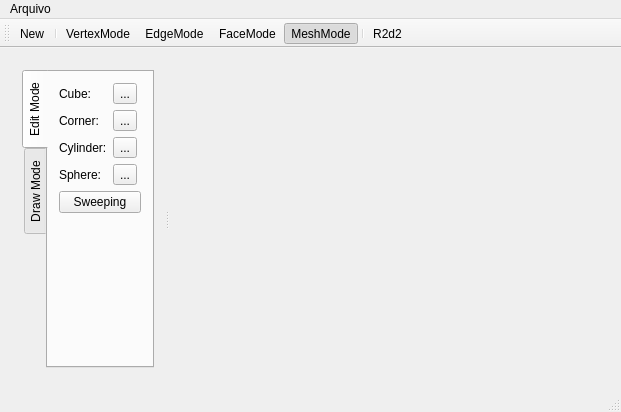
<?xml version="1.0" encoding="UTF-8"?>
<ui version="4.0">
 <class>MainWindow</class>
 <widget class="QMainWindow" name="MainWindow">
  <property name="geometry">
   <rect>
    <x>0</x>
    <y>0</y>
    <width>621</width>
    <height>412</height>
   </rect>
  </property>
  <property name="windowTitle">
   <string>BRep</string>
  </property>
  <property name="tabShape">
   <enum>QTabWidget::Triangular</enum>
  </property>
  <widget class="QWidget" name="centralWidget">
   <layout class="QHBoxLayout" name="horizontalLayout">
    <item>
     <widget class="QSplitter" name="splitter">
      <property name="orientation">
       <enum>Qt::Horizontal</enum>
      </property>
      <widget class="QWidget" name="layoutWidget">
       <layout class="QVBoxLayout" name="verticalLayout">
        <item>
         <widget class="QTabWidget" name="tabWidget">
          <property name="sizePolicy">
           <sizepolicy hsizetype="Expanding" vsizetype="Preferred">
            <horstretch>0</horstretch>
            <verstretch>0</verstretch>
           </sizepolicy>
          </property>
          <property name="tabPosition">
           <enum>QTabWidget::West</enum>
          </property>
          <property name="currentIndex">
           <number>0</number>
          </property>
          <widget class="QWidget" name="tab_3">
           <attribute name="title">
            <string>Edit Mode</string>
           </attribute>
           <layout class="QVBoxLayout" name="verticalLayout_2">
            <item>
             <layout class="QFormLayout" name="formLayout">
              <item row="0" column="0">
               <widget class="QLabel" name="label">
                <property name="text">
                 <string>Cube:</string>
                </property>
               </widget>
              </item>
              <item row="0" column="1">
               <widget class="QToolButton" name="cubeButton">
                <property name="text">
                 <string>...</string>
                </property>
                <property name="icon">
                 <iconset resource="../../data/icon/icons.qrc">
                  <normaloff>:/cube.png</normaloff>:/cube.png</iconset>
                </property>
               </widget>
              </item>
              <item row="1" column="0">
               <widget class="QLabel" name="label_2">
                <property name="text">
                 <string>Corner:</string>
                </property>
               </widget>
              </item>
              <item row="1" column="1">
               <widget class="QToolButton" name="cornerButton">
                <property name="text">
                 <string>...</string>
                </property>
                <property name="icon">
                 <iconset resource="../../data/icon/icons.qrc">
                  <normaloff>:/corner.png</normaloff>:/corner.png</iconset>
                </property>
               </widget>
              </item>
              <item row="2" column="0">
               <widget class="QLabel" name="label_3">
                <property name="text">
                 <string>Cylinder:</string>
                </property>
               </widget>
              </item>
              <item row="2" column="1">
               <widget class="QToolButton" name="cylinderButton">
                <property name="text">
                 <string>...</string>
                </property>
                <property name="icon">
                 <iconset resource="../../data/icon/icons.qrc">
                  <normaloff>:/cylinder.png</normaloff>:/cylinder.png</iconset>
                </property>
               </widget>
              </item>
              <item row="3" column="0">
               <widget class="QLabel" name="label_4">
                <property name="text">
                 <string>Sphere:</string>
                </property>
               </widget>
              </item>
              <item row="3" column="1">
               <widget class="QToolButton" name="sphereButton">
                <property name="text">
                 <string>...</string>
                </property>
                <property name="icon">
                 <iconset resource="../../data/icon/icons.qrc">
                  <normaloff>:/sphere.png</normaloff>:/sphere.png</iconset>
                </property>
               </widget>
              </item>
             </layout>
            </item>
            <item>
             <widget class="QPushButton" name="sweepingButton">
              <property name="text">
               <string>Sweeping</string>
              </property>
             </widget>
            </item>
            <item>
             <spacer name="verticalSpacer">
              <property name="orientation">
               <enum>Qt::Vertical</enum>
              </property>
              <property name="sizeHint" stdset="0">
               <size>
                <width>20</width>
                <height>40</height>
               </size>
              </property>
             </spacer>
            </item>
           </layout>
          </widget>
          <widget class="QWidget" name="tab_2">
           <attribute name="title">
            <string>Draw Mode</string>
           </attribute>
           <layout class="QVBoxLayout" name="verticalLayout_3">
            <item>
             <layout class="QGridLayout" name="gridLayout">
              <item row="0" column="0">
               <widget class="QLabel" name="label_5">
                <property name="text">
                 <string>Line:</string>
                </property>
               </widget>
              </item>
              <item row="0" column="1">
               <widget class="QToolButton" name="lineButton">
                <property name="text">
                 <string>...</string>
                </property>
                <property name="icon">
                 <iconset resource="../../data/icon/icons.qrc">
                  <normaloff>:/line.png</normaloff>:/line.png</iconset>
                </property>
                <property name="checkable">
                 <bool>true</bool>
                </property>
               </widget>
              </item>
              <item row="1" column="0">
               <widget class="QLabel" name="label_6">
                <property name="text">
                 <string>Bezier:</string>
                </property>
               </widget>
              </item>
              <item row="1" column="1">
               <widget class="QToolButton" name="bezierButton">
                <property name="text">
                 <string>...</string>
                </property>
                <property name="icon">
                 <iconset resource="../../data/icon/icons.qrc">
                  <normaloff>:/bezier.png</normaloff>:/bezier.png</iconset>
                </property>
                <property name="checkable">
                 <bool>true</bool>
                </property>
               </widget>
              </item>
             </layout>
            </item>
            <item>
             <widget class="QPushButton" name="doneButton">
              <property name="text">
               <string>Done</string>
              </property>
             </widget>
            </item>
            <item>
             <spacer name="verticalSpacer_2">
              <property name="orientation">
               <enum>Qt::Vertical</enum>
              </property>
              <property name="sizeHint" stdset="0">
               <size>
                <width>20</width>
                <height>40</height>
               </size>
              </property>
             </spacer>
            </item>
           </layout>
          </widget>
         </widget>
        </item>
       </layout>
      </widget>
      <widget class="GLWidget" name="glwidget" native="true">
       <property name="sizePolicy">
        <sizepolicy hsizetype="Preferred" vsizetype="Preferred">
         <horstretch>1</horstretch>
         <verstretch>0</verstretch>
        </sizepolicy>
       </property>
      </widget>
     </widget>
    </item>
   </layout>
  </widget>
  <widget class="QMenuBar" name="menuBar">
   <property name="geometry">
    <rect>
     <x>0</x>
     <y>0</y>
     <width>621</width>
     <height>25</height>
    </rect>
   </property>
   <widget class="QMenu" name="menuHerminte">
    <property name="title">
     <string>Arquivo</string>
    </property>
    <addaction name="actionSair"/>
   </widget>
   <addaction name="menuHerminte"/>
  </widget>
  <widget class="QStatusBar" name="statusBar"/>
  <widget class="QToolBar" name="toolBar">
   <property name="windowTitle">
    <string>toolBar</string>
   </property>
   <attribute name="toolBarArea">
    <enum>TopToolBarArea</enum>
   </attribute>
   <attribute name="toolBarBreak">
    <bool>false</bool>
   </attribute>
   <addaction name="actionNew"/>
   <addaction name="separator"/>
   <addaction name="actionVertexMode"/>
   <addaction name="actionEdgeMode"/>
   <addaction name="actionFaceMode"/>
   <addaction name="actionMeshMode"/>
   <addaction name="separator"/>
   <addaction name="actionR2d2"/>
  </widget>
  <action name="actionSair">
   <property name="text">
    <string>Sair</string>
   </property>
   <property name="shortcut">
    <string>Ctrl+W</string>
   </property>
  </action>
  <action name="actionNew">
   <property name="icon">
    <iconset resource="../../data/icon/icons.qrc">
     <normaloff>:/new.png</normaloff>:/new.png</iconset>
   </property>
   <property name="text">
    <string>New</string>
   </property>
  </action>
  <action name="actionVertexMode">
   <property name="checkable">
    <bool>true</bool>
   </property>
   <property name="icon">
    <iconset resource="../../data/icon/icons.qrc">
     <normaloff>:/vertex.png</normaloff>:/vertex.png</iconset>
   </property>
   <property name="text">
    <string>VertexMode</string>
   </property>
  </action>
  <action name="actionEdgeMode">
   <property name="checkable">
    <bool>true</bool>
   </property>
   <property name="icon">
    <iconset resource="../../data/icon/icons.qrc">
     <normaloff>:/edge.png</normaloff>:/edge.png</iconset>
   </property>
   <property name="text">
    <string>EdgeMode</string>
   </property>
  </action>
  <action name="actionFaceMode">
   <property name="checkable">
    <bool>true</bool>
   </property>
   <property name="icon">
    <iconset resource="../../data/icon/icons.qrc">
     <normaloff>:/face.png</normaloff>:/face.png</iconset>
   </property>
   <property name="text">
    <string>FaceMode</string>
   </property>
  </action>
  <action name="actionMeshMode">
   <property name="checkable">
    <bool>true</bool>
   </property>
   <property name="checked">
    <bool>true</bool>
   </property>
   <property name="icon">
    <iconset resource="../../data/icon/icons.qrc">
     <normaloff>:/mesh.png</normaloff>:/mesh.png</iconset>
   </property>
   <property name="text">
    <string>MeshMode</string>
   </property>
  </action>
  <action name="actionR2d2">
   <property name="icon">
    <iconset resource="../../data/icon/icons.qrc">
     <normaloff>:/r2d2.png</normaloff>:/r2d2.png</iconset>
   </property>
   <property name="text">
    <string>R2d2</string>
   </property>
  </action>
 </widget>
 <layoutdefault spacing="6" margin="11"/>
 <customwidgets>
  <customwidget>
   <class>GLWidget</class>
   <extends>QWidget</extends>
   <header>GLWidget.h</header>
   <container>1</container>
  </customwidget>
 </customwidgets>
 <resources>
  <include location="../../data/icon/icons.qrc"/>
 </resources>
 <connections>
  <connection>
   <sender>actionSair</sender>
   <signal>triggered()</signal>
   <receiver>MainWindow</receiver>
   <slot>close()</slot>
   <hints>
    <hint type="sourcelabel">
     <x>-1</x>
     <y>-1</y>
    </hint>
    <hint type="destinationlabel">
     <x>199</x>
     <y>149</y>
    </hint>
   </hints>
  </connection>
  <connection>
   <sender>actionNew</sender>
   <signal>triggered()</signal>
   <receiver>MainWindow</receiver>
   <slot>newModel()</slot>
   <hints>
    <hint type="sourcelabel">
     <x>-1</x>
     <y>-1</y>
    </hint>
    <hint type="destinationlabel">
     <x>310</x>
     <y>205</y>
    </hint>
   </hints>
  </connection>
  <connection>
   <sender>actionVertexMode</sender>
   <signal>triggered()</signal>
   <receiver>MainWindow</receiver>
   <slot>vertexmode()</slot>
   <hints>
    <hint type="sourcelabel">
     <x>-1</x>
     <y>-1</y>
    </hint>
    <hint type="destinationlabel">
     <x>310</x>
     <y>205</y>
    </hint>
   </hints>
  </connection>
  <connection>
   <sender>actionEdgeMode</sender>
   <signal>triggered()</signal>
   <receiver>MainWindow</receiver>
   <slot>edgemode()</slot>
   <hints>
    <hint type="sourcelabel">
     <x>-1</x>
     <y>-1</y>
    </hint>
    <hint type="destinationlabel">
     <x>310</x>
     <y>205</y>
    </hint>
   </hints>
  </connection>
  <connection>
   <sender>actionFaceMode</sender>
   <signal>triggered()</signal>
   <receiver>MainWindow</receiver>
   <slot>facemode()</slot>
   <hints>
    <hint type="sourcelabel">
     <x>-1</x>
     <y>-1</y>
    </hint>
    <hint type="destinationlabel">
     <x>310</x>
     <y>205</y>
    </hint>
   </hints>
  </connection>
  <connection>
   <sender>actionMeshMode</sender>
   <signal>triggered()</signal>
   <receiver>MainWindow</receiver>
   <slot>meshmode()</slot>
   <hints>
    <hint type="sourcelabel">
     <x>-1</x>
     <y>-1</y>
    </hint>
    <hint type="destinationlabel">
     <x>310</x>
     <y>205</y>
    </hint>
   </hints>
  </connection>
  <connection>
   <sender>actionR2d2</sender>
   <signal>triggered()</signal>
   <receiver>MainWindow</receiver>
   <slot>r2d2()</slot>
   <hints>
    <hint type="sourcelabel">
     <x>-1</x>
     <y>-1</y>
    </hint>
    <hint type="destinationlabel">
     <x>310</x>
     <y>205</y>
    </hint>
   </hints>
  </connection>
 </connections>
 <slots>
  <slot>zoomIn()</slot>
  <slot>zoomOut()</slot>
  <slot>zoom()</slot>
  <slot>open()</slot>
  <slot>newModel()</slot>
  <slot>save()</slot>
  <slot>vertexmode()</slot>
  <slot>edgemode()</slot>
  <slot>facemode()</slot>
  <slot>meshmode()</slot>
  <slot>r2d2()</slot>
 </slots>
</ui>
